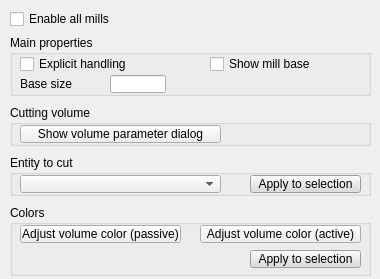
<?xml version="1.0" encoding="UTF-8"?>
<ui version="4.0">
 <class>CQDlgMills</class>
 <widget class="QDialog" name="CQDlgMills">
  <property name="geometry">
   <rect>
    <x>0</x>
    <y>0</y>
    <width>380</width>
    <height>279</height>
   </rect>
  </property>
  <property name="windowTitle">
   <string>Mill Properties</string>
  </property>
  <property name="locale">
   <locale language="English" country="UnitedStates"/>
  </property>
  <widget class="QCheckBox" name="qqEnableAll">
   <property name="geometry">
    <rect>
     <x>10</x>
     <y>10</y>
     <width>211</width>
     <height>18</height>
    </rect>
   </property>
   <property name="focusPolicy">
    <enum>Qt::StrongFocus</enum>
   </property>
   <property name="text">
    <string>Enable all mills</string>
   </property>
  </widget>
  <widget class="QGroupBox" name="groupBox">
   <property name="geometry">
    <rect>
     <x>10</x>
     <y>35</y>
     <width>361</width>
     <height>61</height>
    </rect>
   </property>
   <property name="title">
    <string>Main properties</string>
   </property>
   <property name="flat">
    <bool>true</bool>
   </property>
   <widget class="QCheckBox" name="qqExplicitHandling">
    <property name="geometry">
     <rect>
      <x>10</x>
      <y>20</y>
      <width>151</width>
      <height>18</height>
     </rect>
    </property>
    <property name="focusPolicy">
     <enum>Qt::StrongFocus</enum>
    </property>
    <property name="text">
     <string>Explicit handling</string>
    </property>
   </widget>
   <widget class="QCheckBox" name="qqShowBase">
    <property name="geometry">
     <rect>
      <x>200</x>
      <y>20</y>
      <width>111</width>
      <height>18</height>
     </rect>
    </property>
    <property name="focusPolicy">
     <enum>Qt::StrongFocus</enum>
    </property>
    <property name="text">
     <string>Show mill base</string>
    </property>
   </widget>
   <widget class="QLabel" name="label">
    <property name="geometry">
     <rect>
      <x>10</x>
      <y>40</y>
      <width>91</width>
      <height>18</height>
     </rect>
    </property>
    <property name="text">
     <string>Base size</string>
    </property>
   </widget>
   <widget class="QLineEdit" name="qqBaseSize">
    <property name="geometry">
     <rect>
      <x>100</x>
      <y>40</y>
      <width>56</width>
      <height>18</height>
     </rect>
    </property>
   </widget>
  </widget>
  <widget class="QGroupBox" name="groupBox_2">
   <property name="enabled">
    <bool>true</bool>
   </property>
   <property name="geometry">
    <rect>
     <x>10</x>
     <y>105</y>
     <width>361</width>
     <height>41</height>
    </rect>
   </property>
   <property name="title">
    <string>Cutting volume</string>
   </property>
   <property name="flat">
    <bool>true</bool>
   </property>
   <widget class="QToolButton" name="qqAdjustVolume">
    <property name="geometry">
     <rect>
      <x>10</x>
      <y>20</y>
      <width>201</width>
      <height>18</height>
     </rect>
    </property>
    <property name="focusPolicy">
     <enum>Qt::StrongFocus</enum>
    </property>
    <property name="text">
     <string>Show volume parameter dialog</string>
    </property>
    <property name="checkable">
     <bool>true</bool>
    </property>
   </widget>
  </widget>
  <widget class="QGroupBox" name="groupBox_5">
   <property name="geometry">
    <rect>
     <x>10</x>
     <y>205</y>
     <width>361</width>
     <height>71</height>
    </rect>
   </property>
   <property name="title">
    <string>Colors</string>
   </property>
   <property name="flat">
    <bool>true</bool>
   </property>
   <widget class="QToolButton" name="qqPassiveVolumeColor">
    <property name="geometry">
     <rect>
      <x>10</x>
      <y>20</y>
      <width>161</width>
      <height>18</height>
     </rect>
    </property>
    <property name="focusPolicy">
     <enum>Qt::StrongFocus</enum>
    </property>
    <property name="text">
     <string>Adjust volume color (passive)</string>
    </property>
   </widget>
   <widget class="QToolButton" name="qqActiveVolumeColor">
    <property name="geometry">
     <rect>
      <x>190</x>
      <y>20</y>
      <width>161</width>
      <height>18</height>
     </rect>
    </property>
    <property name="focusPolicy">
     <enum>Qt::StrongFocus</enum>
    </property>
    <property name="text">
     <string>Adjust volume color (active)</string>
    </property>
   </widget>
   <widget class="QToolButton" name="qqApplyColors">
    <property name="geometry">
     <rect>
      <x>240</x>
      <y>45</y>
      <width>111</width>
      <height>18</height>
     </rect>
    </property>
    <property name="palette">
     <palette>
      <active>
       <colorrole role="WindowText">
        <brush brushstyle="SolidPattern">
         <color alpha="255">
          <red>0</red>
          <green>0</green>
          <blue>0</blue>
         </color>
        </brush>
       </colorrole>
       <colorrole role="Button">
        <brush brushstyle="SolidPattern">
         <color alpha="255">
          <red>220</red>
          <green>220</green>
          <blue>220</blue>
         </color>
        </brush>
       </colorrole>
       <colorrole role="Light">
        <brush brushstyle="SolidPattern">
         <color alpha="255">
          <red>255</red>
          <green>255</green>
          <blue>255</blue>
         </color>
        </brush>
       </colorrole>
       <colorrole role="Midlight">
        <brush brushstyle="SolidPattern">
         <color alpha="255">
          <red>237</red>
          <green>237</green>
          <blue>237</blue>
         </color>
        </brush>
       </colorrole>
       <colorrole role="Dark">
        <brush brushstyle="SolidPattern">
         <color alpha="255">
          <red>110</red>
          <green>110</green>
          <blue>110</blue>
         </color>
        </brush>
       </colorrole>
       <colorrole role="Mid">
        <brush brushstyle="SolidPattern">
         <color alpha="255">
          <red>147</red>
          <green>147</green>
          <blue>147</blue>
         </color>
        </brush>
       </colorrole>
       <colorrole role="Text">
        <brush brushstyle="SolidPattern">
         <color alpha="255">
          <red>0</red>
          <green>0</green>
          <blue>0</blue>
         </color>
        </brush>
       </colorrole>
       <colorrole role="BrightText">
        <brush brushstyle="SolidPattern">
         <color alpha="255">
          <red>255</red>
          <green>255</green>
          <blue>255</blue>
         </color>
        </brush>
       </colorrole>
       <colorrole role="ButtonText">
        <brush brushstyle="SolidPattern">
         <color alpha="255">
          <red>0</red>
          <green>0</green>
          <blue>0</blue>
         </color>
        </brush>
       </colorrole>
       <colorrole role="Base">
        <brush brushstyle="SolidPattern">
         <color alpha="255">
          <red>255</red>
          <green>255</green>
          <blue>255</blue>
         </color>
        </brush>
       </colorrole>
       <colorrole role="Window">
        <brush brushstyle="SolidPattern">
         <color alpha="255">
          <red>220</red>
          <green>220</green>
          <blue>220</blue>
         </color>
        </brush>
       </colorrole>
       <colorrole role="Shadow">
        <brush brushstyle="SolidPattern">
         <color alpha="255">
          <red>0</red>
          <green>0</green>
          <blue>0</blue>
         </color>
        </brush>
       </colorrole>
       <colorrole role="AlternateBase">
        <brush brushstyle="SolidPattern">
         <color alpha="255">
          <red>237</red>
          <green>237</green>
          <blue>237</blue>
         </color>
        </brush>
       </colorrole>
       <colorrole role="ToolTipBase">
        <brush brushstyle="SolidPattern">
         <color alpha="255">
          <red>255</red>
          <green>255</green>
          <blue>220</blue>
         </color>
        </brush>
       </colorrole>
       <colorrole role="ToolTipText">
        <brush brushstyle="SolidPattern">
         <color alpha="255">
          <red>0</red>
          <green>0</green>
          <blue>0</blue>
         </color>
        </brush>
       </colorrole>
      </active>
      <inactive>
       <colorrole role="WindowText">
        <brush brushstyle="SolidPattern">
         <color alpha="255">
          <red>0</red>
          <green>0</green>
          <blue>0</blue>
         </color>
        </brush>
       </colorrole>
       <colorrole role="Button">
        <brush brushstyle="SolidPattern">
         <color alpha="255">
          <red>220</red>
          <green>220</green>
          <blue>220</blue>
         </color>
        </brush>
       </colorrole>
       <colorrole role="Light">
        <brush brushstyle="SolidPattern">
         <color alpha="255">
          <red>255</red>
          <green>255</green>
          <blue>255</blue>
         </color>
        </brush>
       </colorrole>
       <colorrole role="Midlight">
        <brush brushstyle="SolidPattern">
         <color alpha="255">
          <red>237</red>
          <green>237</green>
          <blue>237</blue>
         </color>
        </brush>
       </colorrole>
       <colorrole role="Dark">
        <brush brushstyle="SolidPattern">
         <color alpha="255">
          <red>110</red>
          <green>110</green>
          <blue>110</blue>
         </color>
        </brush>
       </colorrole>
       <colorrole role="Mid">
        <brush brushstyle="SolidPattern">
         <color alpha="255">
          <red>147</red>
          <green>147</green>
          <blue>147</blue>
         </color>
        </brush>
       </colorrole>
       <colorrole role="Text">
        <brush brushstyle="SolidPattern">
         <color alpha="255">
          <red>0</red>
          <green>0</green>
          <blue>0</blue>
         </color>
        </brush>
       </colorrole>
       <colorrole role="BrightText">
        <brush brushstyle="SolidPattern">
         <color alpha="255">
          <red>255</red>
          <green>255</green>
          <blue>255</blue>
         </color>
        </brush>
       </colorrole>
       <colorrole role="ButtonText">
        <brush brushstyle="SolidPattern">
         <color alpha="255">
          <red>0</red>
          <green>0</green>
          <blue>0</blue>
         </color>
        </brush>
       </colorrole>
       <colorrole role="Base">
        <brush brushstyle="SolidPattern">
         <color alpha="255">
          <red>255</red>
          <green>255</green>
          <blue>255</blue>
         </color>
        </brush>
       </colorrole>
       <colorrole role="Window">
        <brush brushstyle="SolidPattern">
         <color alpha="255">
          <red>220</red>
          <green>220</green>
          <blue>220</blue>
         </color>
        </brush>
       </colorrole>
       <colorrole role="Shadow">
        <brush brushstyle="SolidPattern">
         <color alpha="255">
          <red>0</red>
          <green>0</green>
          <blue>0</blue>
         </color>
        </brush>
       </colorrole>
       <colorrole role="AlternateBase">
        <brush brushstyle="SolidPattern">
         <color alpha="255">
          <red>237</red>
          <green>237</green>
          <blue>237</blue>
         </color>
        </brush>
       </colorrole>
       <colorrole role="ToolTipBase">
        <brush brushstyle="SolidPattern">
         <color alpha="255">
          <red>255</red>
          <green>255</green>
          <blue>220</blue>
         </color>
        </brush>
       </colorrole>
       <colorrole role="ToolTipText">
        <brush brushstyle="SolidPattern">
         <color alpha="255">
          <red>0</red>
          <green>0</green>
          <blue>0</blue>
         </color>
        </brush>
       </colorrole>
      </inactive>
      <disabled>
       <colorrole role="WindowText">
        <brush brushstyle="SolidPattern">
         <color alpha="255">
          <red>110</red>
          <green>110</green>
          <blue>110</blue>
         </color>
        </brush>
       </colorrole>
       <colorrole role="Button">
        <brush brushstyle="SolidPattern">
         <color alpha="255">
          <red>220</red>
          <green>220</green>
          <blue>220</blue>
         </color>
        </brush>
       </colorrole>
       <colorrole role="Light">
        <brush brushstyle="SolidPattern">
         <color alpha="255">
          <red>255</red>
          <green>255</green>
          <blue>255</blue>
         </color>
        </brush>
       </colorrole>
       <colorrole role="Midlight">
        <brush brushstyle="SolidPattern">
         <color alpha="255">
          <red>237</red>
          <green>237</green>
          <blue>237</blue>
         </color>
        </brush>
       </colorrole>
       <colorrole role="Dark">
        <brush brushstyle="SolidPattern">
         <color alpha="255">
          <red>110</red>
          <green>110</green>
          <blue>110</blue>
         </color>
        </brush>
       </colorrole>
       <colorrole role="Mid">
        <brush brushstyle="SolidPattern">
         <color alpha="255">
          <red>147</red>
          <green>147</green>
          <blue>147</blue>
         </color>
        </brush>
       </colorrole>
       <colorrole role="Text">
        <brush brushstyle="SolidPattern">
         <color alpha="255">
          <red>110</red>
          <green>110</green>
          <blue>110</blue>
         </color>
        </brush>
       </colorrole>
       <colorrole role="BrightText">
        <brush brushstyle="SolidPattern">
         <color alpha="255">
          <red>255</red>
          <green>255</green>
          <blue>255</blue>
         </color>
        </brush>
       </colorrole>
       <colorrole role="ButtonText">
        <brush brushstyle="SolidPattern">
         <color alpha="255">
          <red>110</red>
          <green>110</green>
          <blue>110</blue>
         </color>
        </brush>
       </colorrole>
       <colorrole role="Base">
        <brush brushstyle="SolidPattern">
         <color alpha="255">
          <red>220</red>
          <green>220</green>
          <blue>220</blue>
         </color>
        </brush>
       </colorrole>
       <colorrole role="Window">
        <brush brushstyle="SolidPattern">
         <color alpha="255">
          <red>220</red>
          <green>220</green>
          <blue>220</blue>
         </color>
        </brush>
       </colorrole>
       <colorrole role="Shadow">
        <brush brushstyle="SolidPattern">
         <color alpha="255">
          <red>0</red>
          <green>0</green>
          <blue>0</blue>
         </color>
        </brush>
       </colorrole>
       <colorrole role="AlternateBase">
        <brush brushstyle="SolidPattern">
         <color alpha="255">
          <red>220</red>
          <green>220</green>
          <blue>220</blue>
         </color>
        </brush>
       </colorrole>
       <colorrole role="ToolTipBase">
        <brush brushstyle="SolidPattern">
         <color alpha="255">
          <red>255</red>
          <green>255</green>
          <blue>220</blue>
         </color>
        </brush>
       </colorrole>
       <colorrole role="ToolTipText">
        <brush brushstyle="SolidPattern">
         <color alpha="255">
          <red>0</red>
          <green>0</green>
          <blue>0</blue>
         </color>
        </brush>
       </colorrole>
      </disabled>
     </palette>
    </property>
    <property name="focusPolicy">
     <enum>Qt::StrongFocus</enum>
    </property>
    <property name="text">
     <string>Apply to selection</string>
    </property>
   </widget>
  </widget>
  <widget class="QGroupBox" name="groupBox_3">
   <property name="geometry">
    <rect>
     <x>10</x>
     <y>155</y>
     <width>361</width>
     <height>41</height>
    </rect>
   </property>
   <property name="title">
    <string>Entity to cut</string>
   </property>
   <property name="flat">
    <bool>true</bool>
   </property>
   <widget class="QComboBox" name="qqEntityToCut">
    <property name="geometry">
     <rect>
      <x>10</x>
      <y>20</y>
      <width>201</width>
      <height>18</height>
     </rect>
    </property>
   </widget>
   <widget class="QToolButton" name="qqApplyEntityToCut">
    <property name="geometry">
     <rect>
      <x>240</x>
      <y>20</y>
      <width>111</width>
      <height>18</height>
     </rect>
    </property>
    <property name="palette">
     <palette>
      <active>
       <colorrole role="WindowText">
        <brush brushstyle="SolidPattern">
         <color alpha="255">
          <red>0</red>
          <green>0</green>
          <blue>0</blue>
         </color>
        </brush>
       </colorrole>
       <colorrole role="Button">
        <brush brushstyle="SolidPattern">
         <color alpha="255">
          <red>220</red>
          <green>220</green>
          <blue>220</blue>
         </color>
        </brush>
       </colorrole>
       <colorrole role="Light">
        <brush brushstyle="SolidPattern">
         <color alpha="255">
          <red>255</red>
          <green>255</green>
          <blue>255</blue>
         </color>
        </brush>
       </colorrole>
       <colorrole role="Midlight">
        <brush brushstyle="SolidPattern">
         <color alpha="255">
          <red>237</red>
          <green>237</green>
          <blue>237</blue>
         </color>
        </brush>
       </colorrole>
       <colorrole role="Dark">
        <brush brushstyle="SolidPattern">
         <color alpha="255">
          <red>110</red>
          <green>110</green>
          <blue>110</blue>
         </color>
        </brush>
       </colorrole>
       <colorrole role="Mid">
        <brush brushstyle="SolidPattern">
         <color alpha="255">
          <red>147</red>
          <green>147</green>
          <blue>147</blue>
         </color>
        </brush>
       </colorrole>
       <colorrole role="Text">
        <brush brushstyle="SolidPattern">
         <color alpha="255">
          <red>0</red>
          <green>0</green>
          <blue>0</blue>
         </color>
        </brush>
       </colorrole>
       <colorrole role="BrightText">
        <brush brushstyle="SolidPattern">
         <color alpha="255">
          <red>255</red>
          <green>255</green>
          <blue>255</blue>
         </color>
        </brush>
       </colorrole>
       <colorrole role="ButtonText">
        <brush brushstyle="SolidPattern">
         <color alpha="255">
          <red>0</red>
          <green>0</green>
          <blue>0</blue>
         </color>
        </brush>
       </colorrole>
       <colorrole role="Base">
        <brush brushstyle="SolidPattern">
         <color alpha="255">
          <red>255</red>
          <green>255</green>
          <blue>255</blue>
         </color>
        </brush>
       </colorrole>
       <colorrole role="Window">
        <brush brushstyle="SolidPattern">
         <color alpha="255">
          <red>220</red>
          <green>220</green>
          <blue>220</blue>
         </color>
        </brush>
       </colorrole>
       <colorrole role="Shadow">
        <brush brushstyle="SolidPattern">
         <color alpha="255">
          <red>0</red>
          <green>0</green>
          <blue>0</blue>
         </color>
        </brush>
       </colorrole>
       <colorrole role="AlternateBase">
        <brush brushstyle="SolidPattern">
         <color alpha="255">
          <red>237</red>
          <green>237</green>
          <blue>237</blue>
         </color>
        </brush>
       </colorrole>
       <colorrole role="ToolTipBase">
        <brush brushstyle="SolidPattern">
         <color alpha="255">
          <red>255</red>
          <green>255</green>
          <blue>220</blue>
         </color>
        </brush>
       </colorrole>
       <colorrole role="ToolTipText">
        <brush brushstyle="SolidPattern">
         <color alpha="255">
          <red>0</red>
          <green>0</green>
          <blue>0</blue>
         </color>
        </brush>
       </colorrole>
      </active>
      <inactive>
       <colorrole role="WindowText">
        <brush brushstyle="SolidPattern">
         <color alpha="255">
          <red>0</red>
          <green>0</green>
          <blue>0</blue>
         </color>
        </brush>
       </colorrole>
       <colorrole role="Button">
        <brush brushstyle="SolidPattern">
         <color alpha="255">
          <red>220</red>
          <green>220</green>
          <blue>220</blue>
         </color>
        </brush>
       </colorrole>
       <colorrole role="Light">
        <brush brushstyle="SolidPattern">
         <color alpha="255">
          <red>255</red>
          <green>255</green>
          <blue>255</blue>
         </color>
        </brush>
       </colorrole>
       <colorrole role="Midlight">
        <brush brushstyle="SolidPattern">
         <color alpha="255">
          <red>237</red>
          <green>237</green>
          <blue>237</blue>
         </color>
        </brush>
       </colorrole>
       <colorrole role="Dark">
        <brush brushstyle="SolidPattern">
         <color alpha="255">
          <red>110</red>
          <green>110</green>
          <blue>110</blue>
         </color>
        </brush>
       </colorrole>
       <colorrole role="Mid">
        <brush brushstyle="SolidPattern">
         <color alpha="255">
          <red>147</red>
          <green>147</green>
          <blue>147</blue>
         </color>
        </brush>
       </colorrole>
       <colorrole role="Text">
        <brush brushstyle="SolidPattern">
         <color alpha="255">
          <red>0</red>
          <green>0</green>
          <blue>0</blue>
         </color>
        </brush>
       </colorrole>
       <colorrole role="BrightText">
        <brush brushstyle="SolidPattern">
         <color alpha="255">
          <red>255</red>
          <green>255</green>
          <blue>255</blue>
         </color>
        </brush>
       </colorrole>
       <colorrole role="ButtonText">
        <brush brushstyle="SolidPattern">
         <color alpha="255">
          <red>0</red>
          <green>0</green>
          <blue>0</blue>
         </color>
        </brush>
       </colorrole>
       <colorrole role="Base">
        <brush brushstyle="SolidPattern">
         <color alpha="255">
          <red>255</red>
          <green>255</green>
          <blue>255</blue>
         </color>
        </brush>
       </colorrole>
       <colorrole role="Window">
        <brush brushstyle="SolidPattern">
         <color alpha="255">
          <red>220</red>
          <green>220</green>
          <blue>220</blue>
         </color>
        </brush>
       </colorrole>
       <colorrole role="Shadow">
        <brush brushstyle="SolidPattern">
         <color alpha="255">
          <red>0</red>
          <green>0</green>
          <blue>0</blue>
         </color>
        </brush>
       </colorrole>
       <colorrole role="AlternateBase">
        <brush brushstyle="SolidPattern">
         <color alpha="255">
          <red>237</red>
          <green>237</green>
          <blue>237</blue>
         </color>
        </brush>
       </colorrole>
       <colorrole role="ToolTipBase">
        <brush brushstyle="SolidPattern">
         <color alpha="255">
          <red>255</red>
          <green>255</green>
          <blue>220</blue>
         </color>
        </brush>
       </colorrole>
       <colorrole role="ToolTipText">
        <brush brushstyle="SolidPattern">
         <color alpha="255">
          <red>0</red>
          <green>0</green>
          <blue>0</blue>
         </color>
        </brush>
       </colorrole>
      </inactive>
      <disabled>
       <colorrole role="WindowText">
        <brush brushstyle="SolidPattern">
         <color alpha="255">
          <red>110</red>
          <green>110</green>
          <blue>110</blue>
         </color>
        </brush>
       </colorrole>
       <colorrole role="Button">
        <brush brushstyle="SolidPattern">
         <color alpha="255">
          <red>220</red>
          <green>220</green>
          <blue>220</blue>
         </color>
        </brush>
       </colorrole>
       <colorrole role="Light">
        <brush brushstyle="SolidPattern">
         <color alpha="255">
          <red>255</red>
          <green>255</green>
          <blue>255</blue>
         </color>
        </brush>
       </colorrole>
       <colorrole role="Midlight">
        <brush brushstyle="SolidPattern">
         <color alpha="255">
          <red>237</red>
          <green>237</green>
          <blue>237</blue>
         </color>
        </brush>
       </colorrole>
       <colorrole role="Dark">
        <brush brushstyle="SolidPattern">
         <color alpha="255">
          <red>110</red>
          <green>110</green>
          <blue>110</blue>
         </color>
        </brush>
       </colorrole>
       <colorrole role="Mid">
        <brush brushstyle="SolidPattern">
         <color alpha="255">
          <red>147</red>
          <green>147</green>
          <blue>147</blue>
         </color>
        </brush>
       </colorrole>
       <colorrole role="Text">
        <brush brushstyle="SolidPattern">
         <color alpha="255">
          <red>110</red>
          <green>110</green>
          <blue>110</blue>
         </color>
        </brush>
       </colorrole>
       <colorrole role="BrightText">
        <brush brushstyle="SolidPattern">
         <color alpha="255">
          <red>255</red>
          <green>255</green>
          <blue>255</blue>
         </color>
        </brush>
       </colorrole>
       <colorrole role="ButtonText">
        <brush brushstyle="SolidPattern">
         <color alpha="255">
          <red>110</red>
          <green>110</green>
          <blue>110</blue>
         </color>
        </brush>
       </colorrole>
       <colorrole role="Base">
        <brush brushstyle="SolidPattern">
         <color alpha="255">
          <red>220</red>
          <green>220</green>
          <blue>220</blue>
         </color>
        </brush>
       </colorrole>
       <colorrole role="Window">
        <brush brushstyle="SolidPattern">
         <color alpha="255">
          <red>220</red>
          <green>220</green>
          <blue>220</blue>
         </color>
        </brush>
       </colorrole>
       <colorrole role="Shadow">
        <brush brushstyle="SolidPattern">
         <color alpha="255">
          <red>0</red>
          <green>0</green>
          <blue>0</blue>
         </color>
        </brush>
       </colorrole>
       <colorrole role="AlternateBase">
        <brush brushstyle="SolidPattern">
         <color alpha="255">
          <red>220</red>
          <green>220</green>
          <blue>220</blue>
         </color>
        </brush>
       </colorrole>
       <colorrole role="ToolTipBase">
        <brush brushstyle="SolidPattern">
         <color alpha="255">
          <red>255</red>
          <green>255</green>
          <blue>220</blue>
         </color>
        </brush>
       </colorrole>
       <colorrole role="ToolTipText">
        <brush brushstyle="SolidPattern">
         <color alpha="255">
          <red>0</red>
          <green>0</green>
          <blue>0</blue>
         </color>
        </brush>
       </colorrole>
      </disabled>
     </palette>
    </property>
    <property name="focusPolicy">
     <enum>Qt::StrongFocus</enum>
    </property>
    <property name="text">
     <string>Apply to selection</string>
    </property>
   </widget>
  </widget>
 </widget>
 <tabstops>
  <tabstop>qqEnableAll</tabstop>
  <tabstop>qqExplicitHandling</tabstop>
  <tabstop>qqShowBase</tabstop>
  <tabstop>qqBaseSize</tabstop>
  <tabstop>qqAdjustVolume</tabstop>
  <tabstop>qqEntityToCut</tabstop>
  <tabstop>qqApplyEntityToCut</tabstop>
  <tabstop>qqPassiveVolumeColor</tabstop>
  <tabstop>qqActiveVolumeColor</tabstop>
  <tabstop>qqApplyColors</tabstop>
 </tabstops>
 <resources/>
 <connections/>
</ui>
